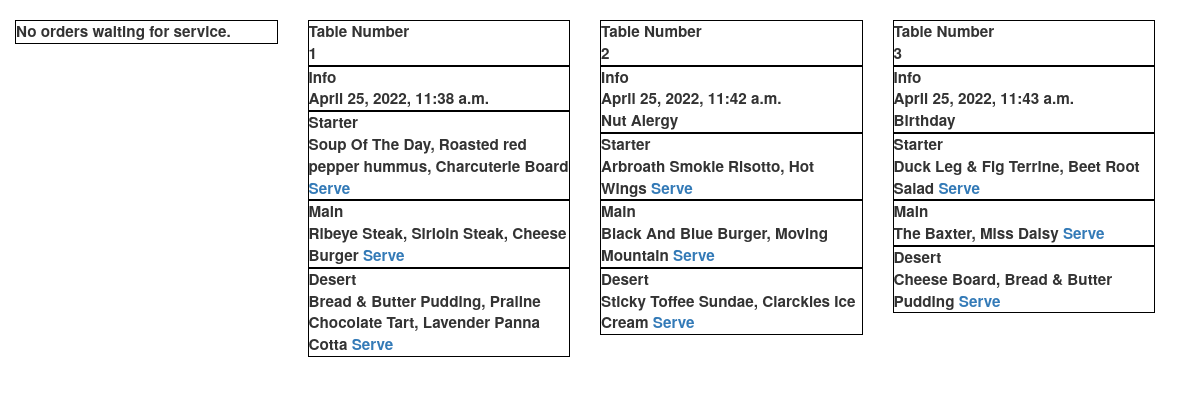
The page /order_taking/ on the database its author committed.
### order_taking/models.py (models this page shows, shortened)
class Order(models.Model):  #class to pass data to database
    class TableChoice(models.IntegerChoices):   #defining tables for the orders
        Table1 = 1
        Table2 = 2
        Table3 = 3
        Table4 = 4
        Table5 = 5
        Table6 = 6
        Table7 = 7
        Table8 = 8
        Table9 = 9
        Table10 = 10
        Table11 = 11
        Table12 = 12
        Table13 = 13
        Table14 = 14
        Table15 = 15
        Table16 = 16
    Date = models.DateTimeField(default=datetime.datetime.now)      #all feilds that will be in the database table
    ref = models.CharField(max_length=200, blank=True)
    table_number = models.IntegerField(choices=TableChoice.choices, default='1', primary_key=True)
    starters = models.CharField(max_length=300)
    starter_ready = models.BooleanField(default=False)
    mains = models.CharField(max_length=300)
    mains_ready = models.BooleanField(default=False)
    deserts = models.CharField(max_length=300)
    deserts_ready = models.BooleanField(default=False)
    waiting_for_service = models.BooleanField(default=False)
    pending = models.BooleanField(default=False)
    served = models.BooleanField(default=False)
    cleared = models.BooleanField(default=False)

### order_taking/views.py (the view, shortened to what this page needs)
# urls.py: path('', views.index, name='index'),    #sets up the path
def index(request):
    pixel_pin = board.D18
    num_pixels = 84
    ORDER = neopixel.RGBW
    pixels = neopixel.NeoPixel(
        pixel_pin, num_pixels, brightness=2.0, auto_write=False, pixel_order=ORDER
    )
    order_list = []
    waiting = []
    test = '0'
    ready = Order.objects.filter(waiting_for_service=True)
    for dish in ready:
        if dish.served==False:
            waiting.append(dish)
            if dish.waiting_for_service==True:
                print(waiting)
    ready_query = Order.objects.filter(pending=False)
    ready_query2 = Order.objects.filter(waiting_for_service=True)
    for dish2 in ready_query2:
        if dish2:
            if dish2.served==False:
                table_number = dish2.table_number
                Order.objects.filter(pk=table_number).update(served=True)
                check = Order.objects.filter(pending=True).count()
                new_order_list = []
                if check < 0:
                    pass
                if Order.objects.filter(pending=True):
                    new_order_query = Order.objects.filter(pending=True)
                    for new in new_order_query:
                        new_order_list.append(new.table_number)
                    Order.objects.filter(pk=new_order_list[0]).update(pending=False)
            else:
                pass
    for dish1 in ready_query:
        if dish1.starter_ready == True and dish1.mains_ready == True and dish1.deserts_ready == True and dish1.waiting_for_service==False :
            table_number = dish1.table_number
            Order.objects.filter(pk=table_number).update(waiting_for_service=True)
            waiting.append(dish1)
            return redirect(index)
    template = loader.get_template('order_taking/index.html')
    LED_starter_query = Order.objects.filter(starter_ready=True)
    for iterate in LED_starter_query:
        if iterate.table_number == 1:
            pixels[10] = ((0, 0, 0, 255))
            pixels[20] = ((0, 0, 0, 255))
            pixels.show()
        elif iterate.table_number == 2:
            pixels[53] = ((0, 0, 0, 255))
            pixels[63] = ((0, 0, 0, 255))
            pixels.show()
        elif iterate.table_number ==1 and iterate.table_number == 2:
            pixels[10] = ((0, 0, 0, 255))
            pixels[20] = ((0, 0, 0, 255))
            pixels[53] = ((0, 0, 0, 255))
            pixels[63] = ((0, 0, 0, 255))
            pixels.show()
    LED_main_query = Order.objects.filter(mains_ready=True)
    for iterate in LED_main_query:
        if iterate.table_number == 1:
            pixels[10] = ((0, 0, 0, 255))
            pixels[20] = ((0, 0, 0, 255))
            pixels[30] = ((0, 0, 0, 255))
            pixels.show()
        elif iterate.table_number == 2:
            pixels[53] = ((0, 0, 0, 255))
            pixels[63] = ((0, 0, 0, 255))
            pixels[73] = ((0, 0, 0, 255))
            pixels.show()
    LED_desert_query = Order.objects.filter(deserts_ready=True)
    for iterate in LED_desert_query:
        if iterate.table_number == 1:
            pixels[10] = ((0, 0, 0, 255))
            pixels[20] = ((0, 0, 0, 255))
            pixels[30] = ((0, 0, 0, 255))
            pixels[40] = ((0, 0, 0, 255))
            pixels.show()
        elif iterate.table_number == 2:
            pixels[53] = ((0, 0, 0, 255))
            pixels[63] = ((0, 0, 0, 255))
            pixels[73] = ((0, 0, 0, 255))
            pixels[83] = ((0, 0, 0, 255))
            pixels.show()
    query = Order.objects.filter(pending=False).order_by('table_number')
    for q in query:
        if q.waiting_for_service == False:
            order_list.append(q)
    context = {
        'order_list': order_list,
        'waiting': waiting,
    }
    return render(request, 'order_taking/index.html', context)

### order_taking/templates/order_taking/index.html (shortened to what this page needs)
<!DOCTYPE html>
<html lang="en">
<head>
  <link rel="stylesheet" href="https://maxcdn.bootstrapcdn.com/bootstrap/3.4.1/css/bootstrap.min.css">
  <link rel="stylesheet" href="https://cdn.jsdelivr.net/gh/bevacqua/dragula@3.7.3/dist/dragula.min.css">
</head>
    <body onload="init()">
        <br>
            <div class="container-fluid">
                <div class="row" id="drag">
        {% if waiting %}
            {% for dish in waiting %}
            <div class="col-lg-3">
            <li class="active">
                Table Number<br>
                {{ dish.table_number }}
            </li>
            <li class="active">
                Info
                <br>
                {{ dish.Date }}
            <br>
                {{ dish.ref }}
            </li>
            <li class="active">
                Starter<br>
                {{ dish.starters }}
            </li>
            <li class="active">
                Main
                <br>
                {{ dish.mains }}
            </li>
            <li class="active">
                Desert
                <br>
                {{ dish.deserts }}
            </li><br>
            <script>
                setInterval(function() {
                  window.location.reload();
                }, 300000);
            </script>
        </div>
            {% endfor %}
        </ul>
        <ul>
        {% else %}
        <div class="col-lg-3">
           <li> No orders waiting for service.</li>
            </div>
        {% endif %}
{% if order_list %}
    {% for order in order_list %}
    <div class="col-lg-3" draggable="true" onclick="select{{ order.table_number }}()">
    <li id="{{ order.table_number }}">
        Table Number<br>
        {{ order.table_number }}
    </li>
    <li>
        Info
        <br>
        {{ order.Date }}
        <br>
        {{ order.ref }}
    </li>
    <li class="{{ order.starter_ready }}">
        Starter
    <br>
        {{ order.starters }}
    <a href="{% url 'update_starter' order.table_number %}" id="starter{{ order.table_number }}">Serve</a>
    </li>
    <li class="{{ order.mains_ready }}">
        Main
    <br>
        {{ order.mains }}
        <a href="{% url 'update_main' order.table_number %}" id="main{{ order.table_number }}">Serve</a>
    </li>
    <li class="{{ order.deserts_ready }}">
        Desert
    <br>
        {{ order.deserts }}
        <a href="{% url 'update_desert' order.table_number %}" id="desert{{ order.table_number }}">Serve</a>
    </li><br>
</div>
    {% endfor %}
</div>
</div>
{% else %}
    <p>No orders to view.</p>
{% endif %}
</body>
</html>

### order_taking/templates/order_taking/index.html (style rules this page uses)
body { font-weight: bold; }
div.container-fluid { display: inline-block; }
div { content:""; display: inline-block; width: 100%; }
li { list-style-type: none; font-size: 109%; border: 1px solid black; }
.False { background-color: white; }

### rows shown on the page
Order: table_number "1", Date "April 25, 2022, 11:38 a.m.", starters "Soup Of The Day, Roasted red pepper hummus, Charcuterie Board", mains "Ribeye Steak, Sirloin Steak, Cheese Burger", deserts "Bread & Butter Pudding, Praline Chocolate Tart, Lavender Panna Cotta"
Order: table_number "2", Date "April 25, 2022, 11:42 a.m.", ref "Nut Alergy", starters "Arbroath Smokie Risotto, Hot Wings", mains "Black And Blue Burger, Moving Mountain", deserts "Sticky Toffee Sundae, Clarckies Ice Cream"
Order: table_number "3", Date "April 25, 2022, 11:43 a.m.", ref "Birthday", starters "Duck Leg & Fig Terrine, Beet Root Salad", mains "The Baxter, Miss Daisy", deserts "Cheese Board, Bread & Butter Pudding"
